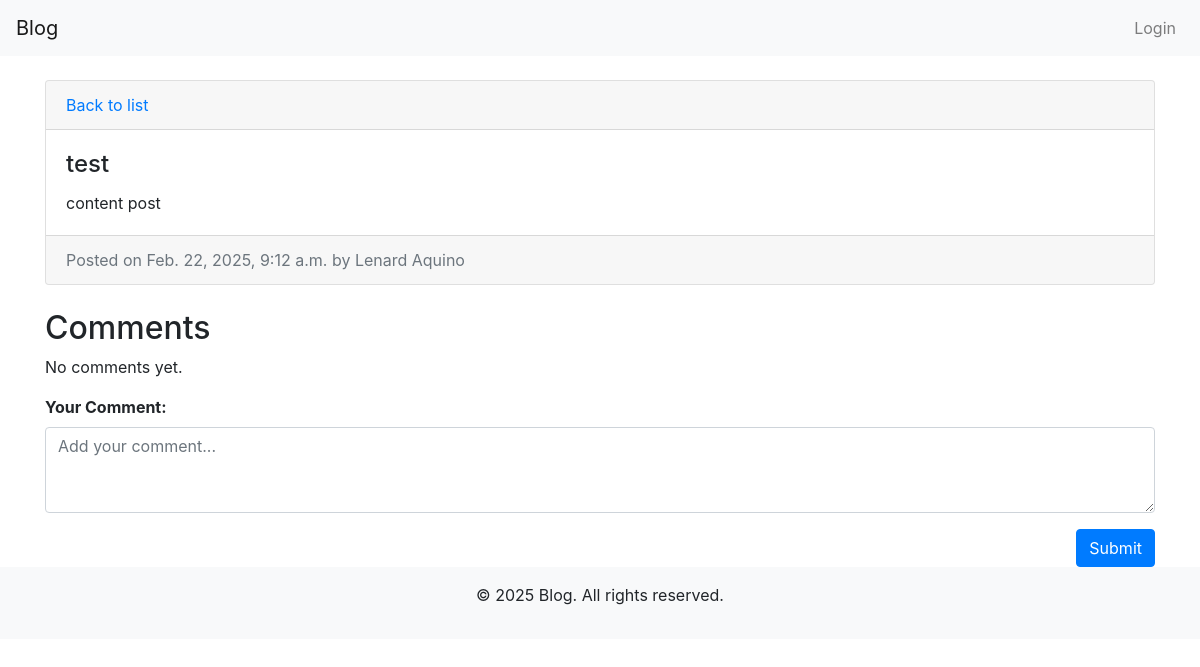
Page /blog/1/ on the committed database.
### blogs/models.py (models this page shows, shortened)
class Post(models.Model):
    STATUS_CHOICES = [
        ('draft', 'Draft'),
        ('published', 'Published'),
    ]
    title = models.CharField(max_length=200)
    content = models.TextField()
    published_date = models.DateTimeField(default=timezone.now)
    author = models.ForeignKey(
        Author,
        on_delete=models.CASCADE,
        related_name='posts'
    )
    status = models.CharField(max_length=10, choices=STATUS_CHOICES)
    active = models.BooleanField()

class Author(models.Model):
    name = models.CharField(max_length=100)
    email = models.EmailField(unique=True)
    user = models.ForeignKey(
        User,
        on_delete=models.SET_NULL,
        null=True,
        blank=True,
        related_name='authors'
    )

### blogs/views.py (the view)
# urls.py: path('<int:pk>/', PostDetailView.as_view(), name='post-detail'),
class PostDetailView(DetailView):
    model = Post
    template_name = 'templates/post_detail.html'
    context_object_name = 'post'
    def get_context_data(self, **kwargs):
        context = super().get_context_data(**kwargs)
        context['form'] = CommentForm()
        return context

### blogs/forms.py
class CommentForm(forms.ModelForm):
    class Meta:
        model = Comment
        fields = ['content']
        widgets = {
            'content': forms.Textarea(attrs={'rows': 3, 'placeholder': 'Add your comment...'}),
        }

### templates/templates/post_detail.html (shortened to what this page needs)
{% extends 'base.html' %} {% block content %}
<div class="container mt-4">
  <div class="row">
    <div class="col-md-12">
      <div class="card mb-4">
        <div class="card-header">
          <a href="{% url 'blogs:post-list' %}">Back to list</a>
        </div>
        <div class="card-body">
          <h4 class="card-title">{{ post.title }}</h4>
          <p class="card-text">{{ post.content }}</p>
        </div>
        <div class="card-footer text-muted">
          Posted on {{ post.published_date }} by {{ post.author.name }}
        </div>
      </div>
    </div>
    <div class="col-md-12">
      <h2>Comments</h2>
      {% if post.comments.all %}
      <ul>
        {% for comment in post.comments.all %}
        <li>
          <p>{{ comment.content }} <br/>
          <small
            >By: {% if comment.user %} {{ comment.user.first_name }} {{ comment.user.last_name }} {% else %}
            Anonymous {% endif %} on {{ comment.created }}</small
          ></p>
        </li>
        {% endfor %}
      </ul>
      {% else %}
      <p>No comments yet.</p>
      {% endif %}
    </div>
    <div class="col-md-12">
    <form action="{% url 'blogs:add-comment' post.pk %}" method="post">
      <div class="form-group mb-3">
        <label for="id_content" class="font-weight-bold">Your Comment:</label>
        <textarea name="content" id="id_content" rows="3" class="form-control" placeholder="Add your comment..." required></textarea>
      </div>
      <div class="text-right">
        <button type="submit" class="btn btn-primary">Submit</button>
      </div>
    </form>
  </div>
  </div>
</div>
{% endblock %}

### rows in the picture
Post: title "test", content "content post", published_date "Feb. 22, 2025, 9:12 a.m.", author.name "Lenard Aquino"
